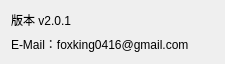
<?xml version="1.0" encoding="UTF-8"?>
<ui version="4.0">
 <class>Dialog</class>
 <widget class="QDialog" name="Dialog">
  <property name="geometry">
   <rect>
    <x>0</x>
    <y>0</y>
    <width>225</width>
    <height>59</height>
   </rect>
  </property>
  <property name="windowTitle">
   <string>關於</string>
  </property>
  <layout class="QVBoxLayout" name="verticalLayout">
   <item>
    <widget class="QLabel" name="label">
     <property name="text">
      <string>版本 v2.0.1</string>
     </property>
    </widget>
   </item>
   <item>
    <widget class="QLabel" name="label_2">
     <property name="text">
      <string>E-Mail：foxking0416@gmail.com</string>
     </property>
    </widget>
   </item>
  </layout>
 </widget>
 <resources/>
 <connections/>
</ui>
